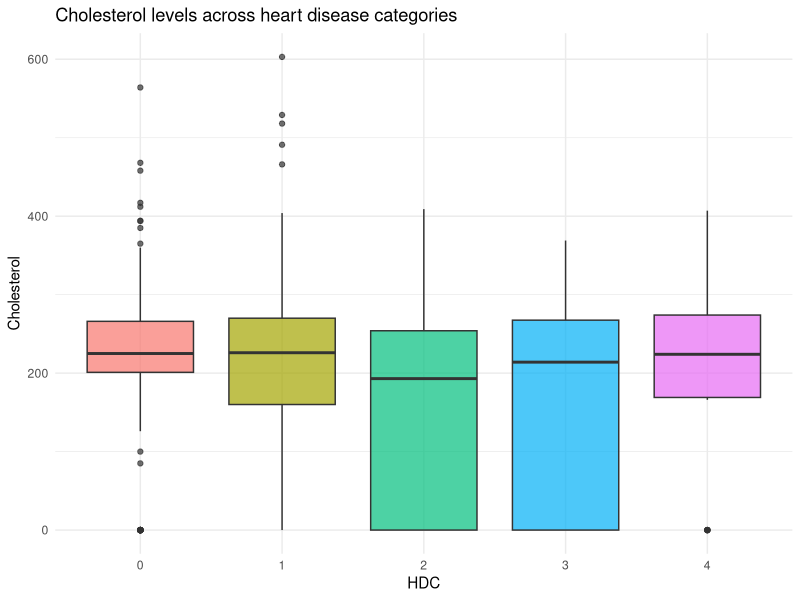
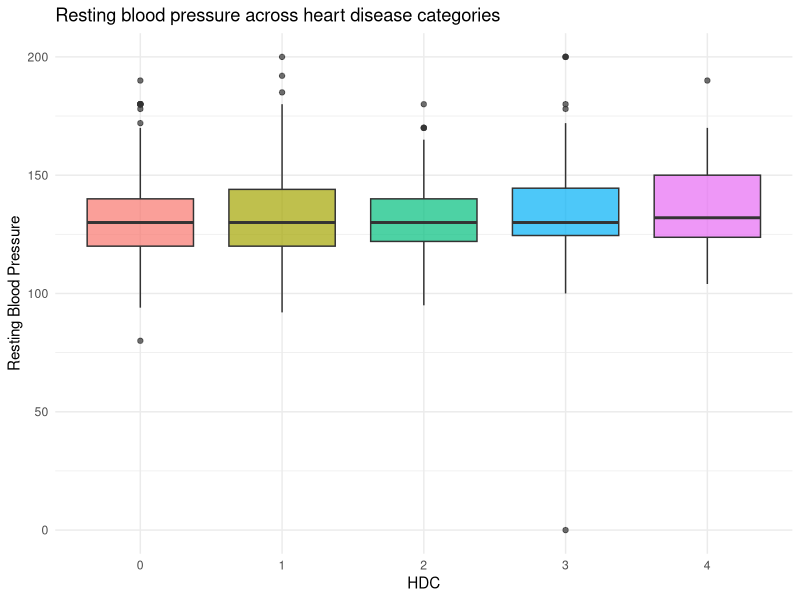
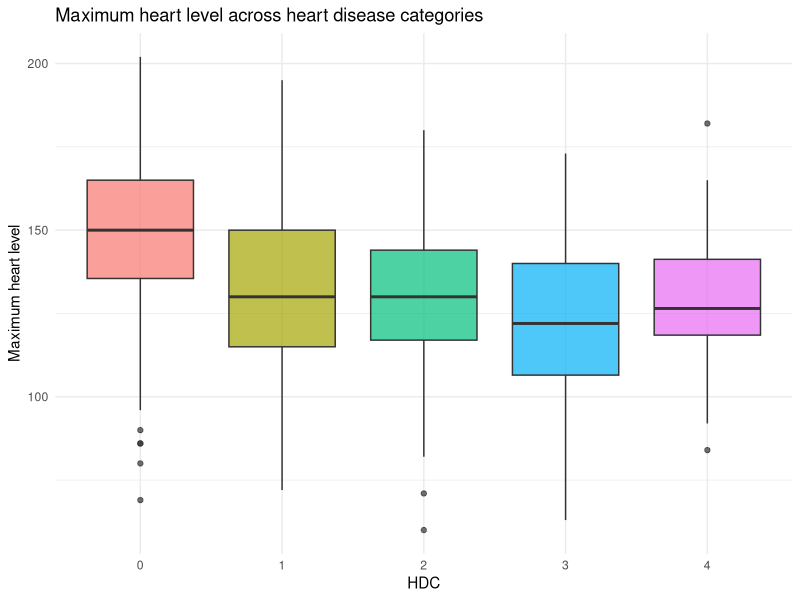
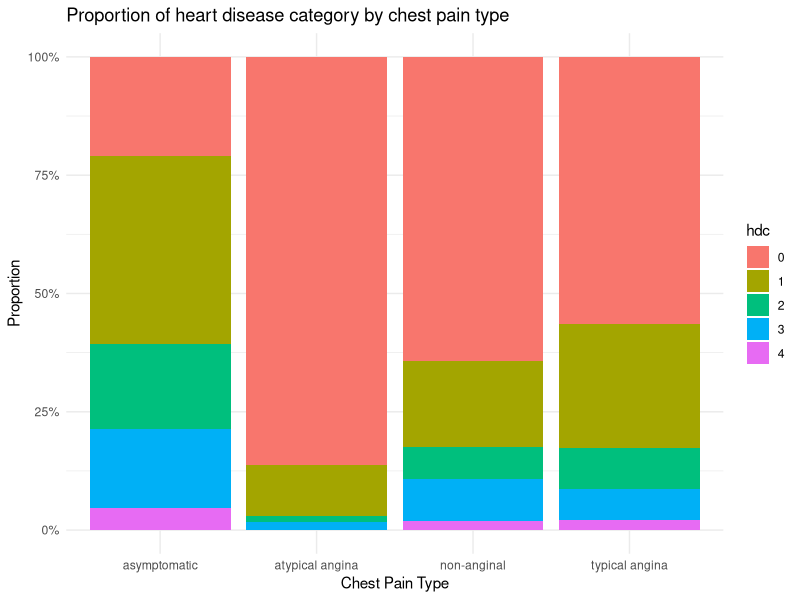
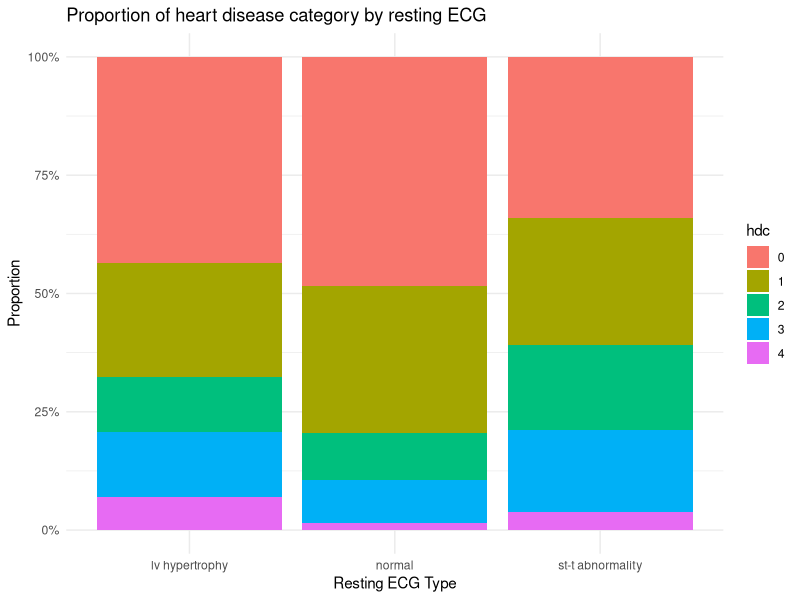
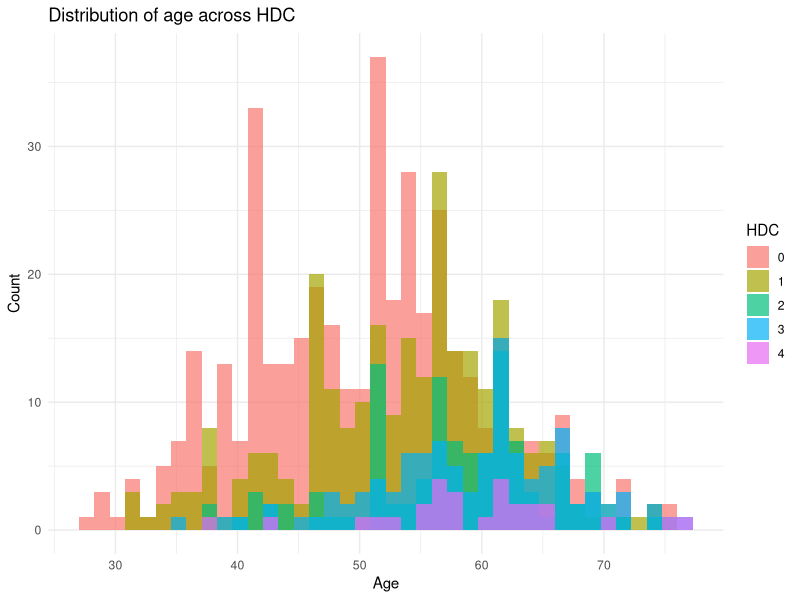
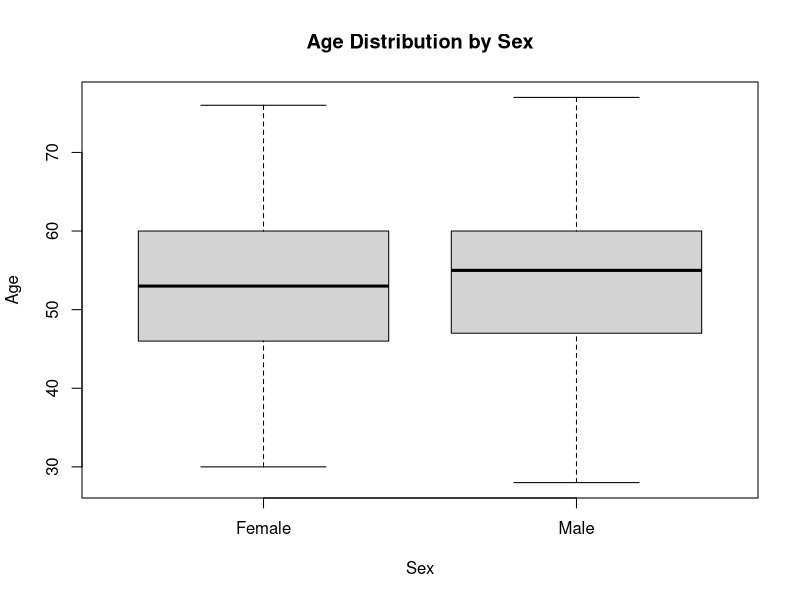

Source code (R) for these figures, in order:
## ---- chunk 1

heartData <- read.csv("heart.csv")

# Convert to character before imputation
heartData$place   <- as.character(heartData[["place"]])
heartData$cp      <- as.character(heartData[["cp"]])
heartData$restecg <- as.character(heartData[["restecg"]])

# Convert target to factor
heartData$hdc     <- as.factor(heartData[["hdc"]])

# Convert sex, fbs, exang to numeric 0/1
heartData$sex   <- ifelse(heartData[["sex"]] == "Male", 1, 0)
heartData$fbs   <- ifelse(heartData$fbs, 1, 0)
heartData$exang <- ifelse(heartData$exang, 1, 0)

# Numeric imputation (includes fbs and exang!)
heartData$trestbps[is.na(heartData$trestbps)] <- median(heartData$trestbps, na.rm = TRUE)
heartData$chol[is.na(heartData$chol)] <- median(heartData$chol, na.rm = TRUE)
heartData$thalch[is.na(heartData$thalch)] <- median(heartData$thalch, na.rm = TRUE)
heartData$oldpeak[is.na(heartData$oldpeak)] <- median(heartData$oldpeak, na.rm = TRUE)

# Impute missing fbs and exang numerically
heartData$fbs[is.na(heartData$fbs)]     <- median(heartData$fbs, na.rm = TRUE)
heartData$exang[is.na(heartData$exang)] <- median(heartData$exang, na.rm = TRUE)

# Remove high-missing columns
heartData$ca    <- NULL
heartData$thal  <- NULL
heartData$slope <- NULL

# Mode imputation for character variables
mostCommon_place <- names(sort(table(heartData$place), decreasing = TRUE))[1]
heartData$place[is.na(heartData$place)] <- mostCommon_place

mostCommon_cp <- names(sort(table(heartData$cp), decreasing = TRUE))[1]
heartData$cp[is.na(heartData$cp)] <- mostCommon_cp

mostCommon_restecg <- names(sort(table(heartData$restecg), decreasing = TRUE))[1]
heartData$restecg[is.na(heartData$restecg)] <- mostCommon_restecg

# Convert cleaned categories to factors
heartData$place   <- as.factor(heartData$place)
heartData$cp      <- as.factor(heartData$cp)
heartData$restecg <- as.factor(heartData$restecg)

# Final check
colSums(is.na(heartData))
head(heartData)


## ---- chunk 2

library(ggplot2)
ggplot(heartData, aes(x = factor(hdc), y = chol, fill = factor(hdc))) +
  geom_boxplot(alpha = 0.7) +
  labs(x = "HDC", y = "Cholesterol",
       title = "Cholesterol levels across heart disease categories") +
  theme_minimal() +
  theme(legend.position = "none")
## ---- chunk 3
ggplot(heartData, aes(x = factor(hdc), y = trestbps, fill = factor(hdc))) +
  geom_boxplot(alpha = 0.7) +
  labs(x = "HDC", y = "Resting Blood Pressure",
       title = "Resting blood pressure across heart disease categories") +
  theme_minimal() +
  theme(legend.position = "none")

## ---- chunk 4
ggplot(heartData, aes(x = factor(hdc), y = thalch, fill = factor(hdc))) +
  geom_boxplot(alpha = 0.7) +
  labs(x = "HDC", y = "Maximum heart level",
       title = "Maximum heart level across heart disease categories") +
  theme_minimal() +
  theme(legend.position = "none")
## ---- chunk 5
ggplot(heartData, aes(x = cp, fill = factor(hdc))) +
  geom_bar(position = "fill") +
  labs(x = "Chest Pain Type",
       y = "Proportion",
       title = "Proportion of heart disease category by chest pain type",
       fill = "hdc") +
  scale_y_continuous(labels = scales::percent) +
  theme_minimal()
## ---- chunk 6
ggplot(heartData, aes(x = restecg, fill = factor(hdc))) +
  geom_bar(position = "fill") +
  labs(x = "Resting ECG Type",
       y = "Proportion",
       title = "Proportion of heart disease category by resting ECG",
       fill = "hdc") +
  scale_y_continuous(labels = scales::percent) +
  theme_minimal()
## ---- chunk 7
ggplot(heartData, aes(x = age, fill = factor(hdc))) +
  geom_histogram(alpha = 0.7, position = "identity", bins = 40) +
  labs(
    x = "Age",
    y = "Count",
    fill = "HDC",
    title = "Distribution of age across HDC"
  ) +
  theme_minimal()

## ---- chunk 8

boxplot(age ~ sex, data = heartData,
        names = c("Female", "Male"),
        main = "Age Distribution by Sex",
        xlab = "Sex",
        ylab = "Age")

t.test(age ~ sex, data = heartData)


## ---- chunk 9

library(nnet)
multinomial_regression <- multinom(
  hdc ~ age + sex + place +chol + cp + trestbps
  +fbs + restecg + thalch + exang + oldpeak,
  data = heartData
)

summary(multinomial_regression)

## ---- chunk 10
students <- data.frame(
  name = c("Boyan Aleksandrov", "Maria Nishtelkova", "John Doe"),
  date = as.Date(c("11-12-2005", "14-12-2005", "09-07-2005"), format = "%d-%m-%Y")
)

distance <- as.Date("21-08-2020", format="%d-%m-%Y")

students$days_to_distance <- sapply(students$date, function(studentsData) {
  studentsData <- format(studentsData, "%d-%m-%Y")
  students_split <- unlist(strsplit(studentsData, "-"))
  birth <- as.Date(
    paste(students_split[1], students_split[2], "2020", sep = "-"),
    format = "%d-%m-%Y"
  )
  abs(as.numeric(birth - distance))
})

closest_student <- which.min(students$days_to_distance)
chosen <- students[closest_student,]

cat("Selected:", chosen$name, "\n")

seed_val <- as.numeric(format(chosen$date, "%d%m%Y"))
set.seed(seed_val)

cat("Seed is:", seed_val, "\n")

cv_methods <- c(
  "Vanilla validation set",
  "K-Fold (K = 5)",
  "K-Fold (K = 10)",
  "LOO-CV"
)

CV_choice <- sample(cv_methods, 1)
cat("CV Method:", CV_choice, "\n")

# Define n ONCE for all CV choices
n <- nrow(heartData)

# ---------------------------------------------------------------------
# VANILLA VALIDATION (70/30)
# ---------------------------------------------------------------------
if (CV_choice == "Vanilla validation set") {
  
  set.seed(seed_val)
  trainIndices <- sample(seq_len(n), size = round(0.7 * n))
  
  train_set <- heartData[trainIndices, ]
  test_set  <- heartData[-trainIndices, ]
  
  # ensure target stays factor
  train_set$hdc <- factor(train_set$hdc)
  test_set$hdc  <- factor(test_set$hdc)
  
  multinom_cv <- multinom(
    hdc ~ age + sex + place + chol + cp + trestbps +
      fbs + restecg + thalch + exang + oldpeak,
    data = train_set,
    trace = FALSE
  )
  
  pred <- predict(multinom_cv, test_set)
  
  accuracy <- mean(pred == test_set$hdc)
  err <- 1 - accuracy
  
  cat("Accuracy:", round(accuracy, 3), " Error rate:", round(err, 3), "\n")
}

# ---------------------------------------------------------------------
# LEAVE-ONE-OUT CROSS VALIDATION (LOO-CV)
# ---------------------------------------------------------------------
if (CV_choice == "LOO-CV") {
  
  loocv_preds <- vector("character", n)
  
  for (i in seq_len(n)) {
    train_set <- heartData[-i, ]
    test_set  <- heartData[i, , drop = FALSE]
    
    train_set$hdc <- factor(train_set$hdc)
    test_set$hdc  <- factor(test_set$hdc)
    
    multinom_cv <- multinom(
      hdc ~ age + sex + place + chol + cp + trestbps +
        fbs + restecg + thalch + exang + oldpeak,
      data = train_set,
      trace = FALSE
    )
    
    loocv_preds[i] <- predict(multinom_cv, test_set)
  }
  
  acc_loocv <- mean(loocv_preds == heartData$hdc)
  err_loocv <- 1 - acc_loocv
  
  cat("Accuracy:", round(acc_loocv, 3), " Error:", round(err_loocv, 3), "\n")
}

# ---------------------------------------------------------------------
# K-FOLD CROSS VALIDATION (K = 5)
# ---------------------------------------------------------------------
if (CV_choice == "K-Fold (K = 5)") {
  
  K <- 5
  fold_ids <- sample(rep(1:K, length.out = n))
  kfold_preds <- vector("character", n)
  
  for (k in 1:K) {
    
    train_set <- heartData[fold_ids != k, ]
    test_set  <- heartData[fold_ids == k, ]
    
    train_set$hdc <- factor(train_set$hdc)
    test_set$hdc  <- factor(test_set$hdc)
    
    multinom_cv <- multinom(
      hdc ~ age + sex + place + chol + cp + trestbps +
        fbs + restecg + thalch + exang + oldpeak,
      data = train_set,
      trace = FALSE
    )
    
    kfold_preds[fold_ids == k] <- predict(multinom_cv, test_set)
  }
  
  acc_kfold5 <- mean(kfold_preds == heartData$hdc)
  err_kfold5 <- 1 - acc_kfold5
  
  cat("Accuracy:", round(acc_kfold5, 3), " Error:", round(err_kfold5, 3), "\n")
}

# ---------------------------------------------------------------------
# K-FOLD CROSS VALIDATION (K = 10)
# ---------------------------------------------------------------------
if (CV_choice == "K-Fold (K = 10)") {
  
  K <- 10
  fold_ids <- sample(rep(1:K, length.out = n))
  kfold_preds <- vector("character", n)
  
  for (k in 1:K) {
    
    train_set <- heartData[fold_ids != k, ]
    test_set  <- heartData[fold_ids == k, ]
    
    train_set$hdc <- factor(train_set$hdc)
    test_set$hdc  <- factor(test_set$hdc)
    
    multinom_cv <- multinom(
      hdc ~ age + sex + place + chol + cp + trestbps +
        fbs + restecg + thalch + exang + oldpeak,
      data = train_set,
      trace = FALSE
    )
    
    kfold_preds[fold_ids == k] <- predict(multinom_cv, test_set)
  }
  
  acc_kfold10 <- mean(kfold_preds == heartData$hdc)
  err_kfold10 <- 1 - acc_kfold10
  
  cat("Accuracy:", round(acc_kfold10, 3), " Error:", round(err_kfold10, 3), "\n")
}

